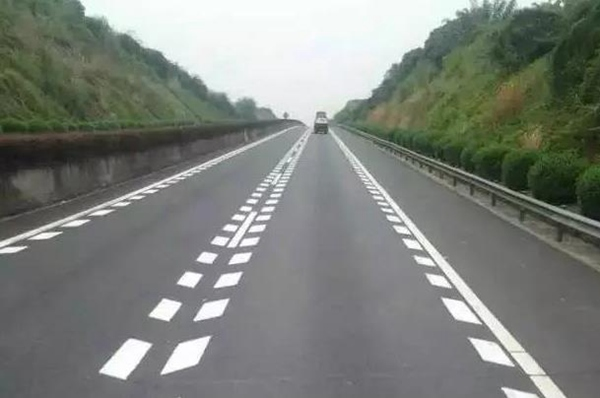
//> input picture ygx.jpg, 600 x 398 px
$ ./源   (built with g++ and OpenCV 4)
//> lines starting //> are read from the running program, lines starting //| are printed output that depends on the picture; after the words box and inside, x2 and y2 are one past the last pixel; in counts of white or black regions, pixels touching at a corner belong together
#include <iostream>
#include "opencv2/opencv.hpp"
#include "opencv2/highgui.hpp"
#include "math.h"
#include<opencv2/imgproc/types_c.h>
#include "opencv2/imgcodecs/legacy/constants_c.h"
using namespace std;
using namespace cv;

#define PictureMode 1
#define VideoMode 2

double getLineLength(Point p1, Point p2) {
    return sqrt(pow(p1.x - p2.x, 2) + pow(p1.y - p2.y, 2));
}
// [140 lines left out: functions getLineGradient, handlingOutlierLines, connected_components_stat, detectWhiteDottedLine, not called in this run]
void detectWhiteDottedLine2(string imgPath) {
    Mat image = imread(imgPath, IMREAD_GRAYSCALE);
//    Rect rect1(0, 0.5*src.rows, src.cols, 0.5 * src.rows);
//    Mat image = src(rect1);
    imshow("image", image);
    waitKey(0);
    Mat binaryImage;
    threshold(image, binaryImage, 220, 250, THRESH_BINARY);
    imshow("binaryImage", binaryImage);

    Mat morphImage;
    Mat kernel = getStructuringElement(MORPH_RECT, Size(3, 3), Point(-1, -1));
    morphologyEx(binaryImage, morphImage, MORPH_DILATE, kernel);
    imshow("morphImage", morphImage);
    waitKey(0);
    //
    //    Mat gaussImage;
    //    GaussianBlur(binaryImage,gaussImage,Size(3,3),0,0);
    //    imshow("gaussImage",gaussImage);

    Mat cannyImage;
    Canny(morphImage, cannyImage, 235, 250);
    imshow("cannyImage", cannyImage);

    //计算连通域
    Mat labels = Mat::zeros(image.size(), CV_32S);
    Mat stats, centroids;
    int num_labels = connectedComponentsWithStats(cannyImage, labels, stats, centroids, 8, 4);
    //使用不同的颜色标记连通域
    vector<unsigned char> colors(num_labels);
    // 背景颜色
    colors[0] = 0;
    //将白色空洞染成黑色
    for (int i = 1; i < num_labels; i++) {
        Vec2d pt = centroids.at<Vec2d>(i, 0);
        //int x = stats.at<int>(i, CC_STAT_LEFT);
        int y = stats.at<int>(i, CC_STAT_TOP);
        //int width = stats.at<int>(i, CC_STAT_WIDTH);
        //int height = stats.at<int>(i, CC_STAT_HEIGHT);
        int area = stats.at<int>(i, CC_STAT_AREA);
        if (area <= 35) {
            colors[i] = 0;
        }
        else {
            colors[i] = 255;
        }
    }

    Mat result = Mat::zeros(image.size(), CV_8U);
    int w = image.cols;
    int h = image.rows;
    for (int row = 0; row < h; row++) {
        for (int col = 0; col < w; col++) {
            int label = labels.at<int>(row, col);
            if (label == 0) continue;
            result.at<unsigned char>(row, col) = colors[label];
        }
    }

    imshow("result", result);
    //    Mat gaussImage;
    //    GaussianBlur(result,gaussImage,Size(3,3),0,0);
    //    imshow("gaussImage",gaussImage);

    Mat OutputImage = imread(imgPath);
    vector<Vec4i> Lines;
    HoughLinesP(result, Lines, 1, CV_PI / 360, 50, 20, 30);
    cout << "检测到的直线的数量是：" << Lines.size() << endl;
    //handlingOutlierLines(Lines,Lines.size()-1);
    double max;
    Vec4i max1, max2;
    max = getLineLength(Point(Lines[0][0], Lines[0][1]), Point(Lines[0][2], Lines[0][3]));
    max1 = { Lines[0][0],Lines[0][1],Lines[0][2],Lines[0][3] };
    for (size_t i = 0; i < Lines.size(); i++)
    {
        double lineLength = getLineLength(Point(Lines[i][0], Lines[i][1]), Point(Lines[i][2], Lines[i][3]));
        if (lineLength > max) {
            max = lineLength;
            max2 = max1;
            max1 = { Lines[i][0],Lines[i][1],Lines[i][2], Lines[i][3] };
        }
        if (lineLength > 10 && lineLength < 80) {
            line(OutputImage, Point(Lines[i][0], Lines[i][1]), Point(Lines[i][2], Lines[i][3]), Scalar(0, 0, 255), 2, 8);
        }
    }
    cout << max1 << " " << max2 << " " << max << endl;
    imshow("OutputImage", OutputImage);
    waitKey(0);
    destroyAllWindows();
}

// [138 lines left out: functions getAngle, detectFishboneLine, GetROI, DetectRoadLine, not called in this run]

int main() {

    int model = 1;

    if (model == PictureMode)
    {
        string imgPath = ".\\diamondShapedRoadMarkings.png";
        //string imgPath1 = ".\\straightRoadMarkings.jpg";
        string imgPath1 = ".\\ygx.jpg";
        string imgPathc = ".\\a1.jpg";
        int choice;
        cout << "Detect white dotted line input 1, detect fishbone line input 2:" << endl;
        cin >> choice;
//> the answer given: 1
        if (choice == 1)
        {
            detectWhiteDottedLine2(imgPath1);
//> in detectWhiteDottedLine2, `Mat image = imread(imgPath, IMREAD_GRAYSCALE);`:
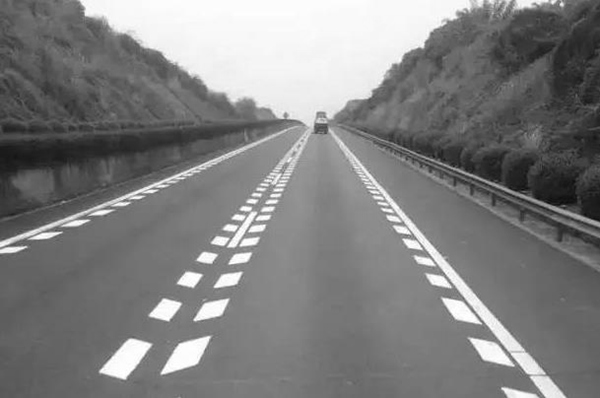
//> image: 398 rows x 600 cols, CV_8UC1; min 11, max 255, mean 127.6
//> in detectWhiteDottedLine2, `threshold(image, binaryImage, 220, 250, THRESH_BINARY);`:
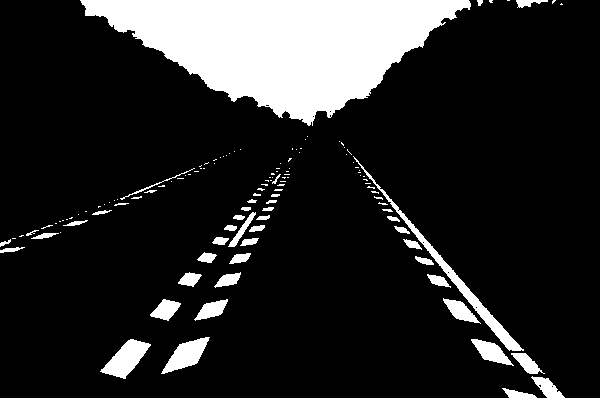
//> binaryImage: 398 rows x 600 cols, CV_8UC1; values 0 (black) and 250 (white), 15.2% white; 127 white regions (82 under 20 px), largest, box (x1, y1, x2, y2) and area: (80, 0, 471, 126) 27178, (353, 156, 524, 351) 1631, (100, 339, 151, 379) 1000
//> in detectWhiteDottedLine2, `morphologyEx(binaryImage, morphImage, MORPH_DILATE, kernel);`:
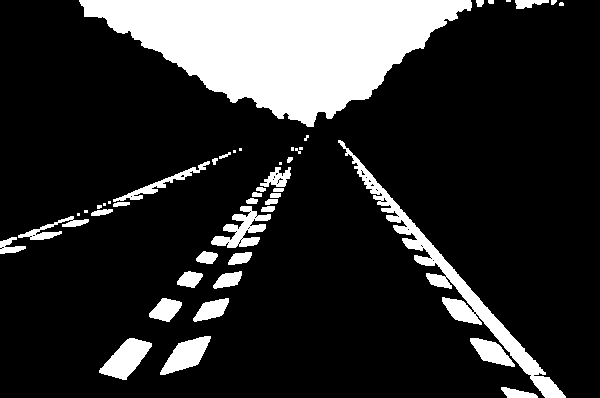
//> morphImage: 398 rows x 600 cols, CV_8UC1; values 0 (black) and 250 (white), 17.6% white; 47 white regions (14 under 20 px), largest, box (x1, y1, x2, y2) and area: (79, 0, 472, 127) 27956, (338, 140, 566, 398) 5032, (99, 338, 152, 380) 1186
//> in detectWhiteDottedLine2, `Canny(morphImage, cannyImage, 235, 250);`:
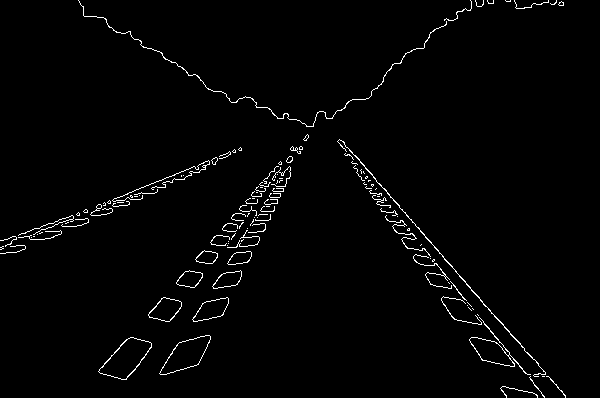
//> cannyImage: 398 rows x 600 cols, CV_8UC1; 1.8% white in thin lines or dots
//> in detectWhiteDottedLine2, `int num_labels = connectedComponentsWithStats(cannyImage, labels, stat..`:
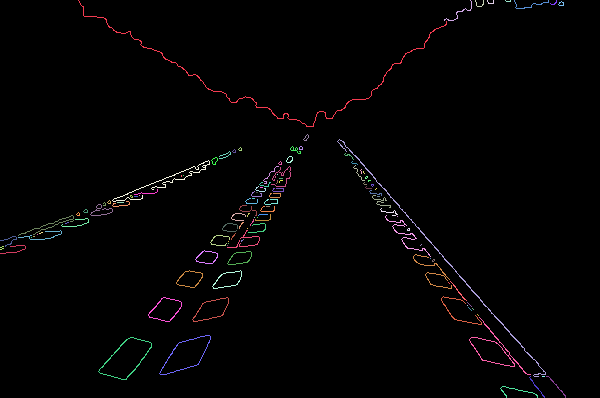
//> labels: 398 rows x 600 cols, CV_32SC1; 124 distinct labels, from 0 to 123; one colour per label, 0 black
//> in detectWhiteDottedLine2, `int num_labels = connectedComponentsWithStats(cannyImage, labels, stat..`: stats = 124 rows, first 6: [0, 0, 600, 398, 234554], [78, 0, 369, 127, 520], [444, 0, 28, 21, 49], [475, 0, 9, 7, 18], [487, 0, 7, 4, 12], [505, 0, 6, 2, 7]; centroids = 124 pairs, first value 1.5 to 560.9, second value 0.714 to 390.8; num_labels = 124
//> the loop in detectWhiteDottedLine2, `for (int i = 1; i < num_labels; i++)` made 123 passes
//> (pt, y, area) on passes 1, 2, 6, 10, 12, 15, 19, 22, 23, 24, 41, 42: ([266.1, 73.52], 0, 520), ([459.5, 12.51], 0, 49), ([529.8, 4.74], 0, 47), ([443.6, 257.9], 139, 404), ([295.1, 149.7], 146, 26), ([224.7, 155], 151, 25), ([165.2, 181.1], 160, 230), ([358, 173], 165, 21), ([269.3, 174.8], 166, 29), ([281.7, 176.5], 166, 74), ([146.4, 192.7], 189, 26), ([278.1, 189.6], 188, 25)
//> after the loop in detectWhiteDottedLine2, `for (int i = 1; i < num_labels; i++)`: colors = 124 values, max 255 at index 1, min 0 at index 0, mean 59.64
//> after the loop in detectWhiteDottedLine2, `for (int row = 0; row < h; row++)`:
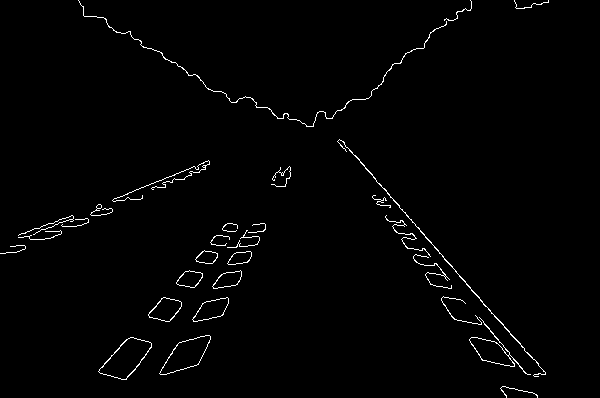
//> result: 398 rows x 600 cols, CV_8UC1; 1.4% white in thin lines or dots
//> in detectWhiteDottedLine2, OutputImage is the input picture: 398 rows x 600 cols, CV_8UC3; mean B, G, R 123.7, 129.6, 125.3
//> in detectWhiteDottedLine2, `HoughLinesP(result, Lines, 1, CV_PI / 360, 50, 20, 30);`: Lines = 20 lines (x1, y1, x2, y2), first 8: [317, 112, 545, 374], [25, 233, 209, 161], [480, 318, 525, 373], [99, 369, 225, 224], [131, 373, 217, 257], [160, 372, 247, 230], [102, 367, 228, 223], [372, 197, 506, 396]
//| 检测到的直线的数量是：20
//> in detectWhiteDottedLine2, `max = getLineLength(Point(Lines[0][0], Lines[0][1]), Point(Lines[0][2]..`: max = 347.3
//> in detectWhiteDottedLine2, `max1 = { Lines[0][0],Lines[0][1],Lines[0][2],Lines[0][3] };`: max1 = [317, 112, 545, 374]
//> the loop in detectWhiteDottedLine2, `for (size_t i = 0; i < Lines.size(); i++)` made 20 passes
//> lineLength on passes 1 to 12: 347.3, 197.6, 71.06, 192.1, 144.4, 166.5, 191.3, 239.9, 210.1, 63.41, 215.6, 129.7
//> after the loop in detectWhiteDottedLine2, `for (size_t i = 0; i < Lines.size(); i++)`:
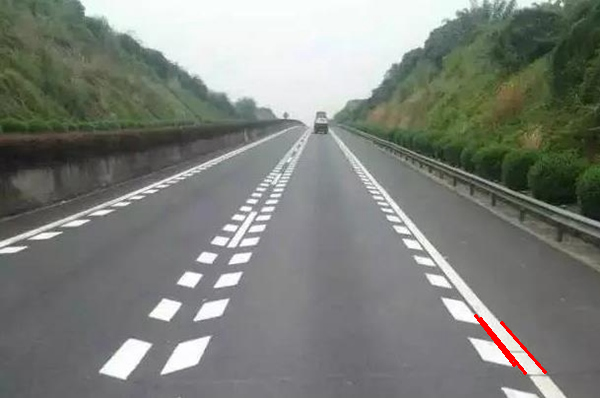
//> OutputImage: 398 rows x 600 cols, CV_8UC3; 0.27% of pixels changed, all inside (x1, y1, x2, y2) = (474, 314, 547, 375)
//> after the loop in detectWhiteDottedLine2, `for (size_t i = 0; i < Lines.size(); i++)`: max = 347.3; max2 = [0, 0, 0, 0]
//| [317, 112, 545, 374] [0, 0, 0, 0] 347.315
        }
        else if (choice == 2)
        {
            detectFishboneLine(imgPath1);
        }
    }
    if (model == VideoMode)
    {
        VideoCapture capture;
        capture.open(".\\video.mp4");

        if (!capture.isOpened())
        {
            cout << "Can not open video file!" << endl;
            system("pause");
            return -1;
        }

        Mat frame, image;
        while (capture.read(frame))
        {
            char key = waitKey(10);
            if (key == 27)
            {
                break;
            }
            GetROI(frame, image);

            DetectRoadLine(frame, image);
            resize(frame,frame, Size(), 0.5, 0.5);
            imshow("frame", frame);
        }

        capture.release();
        destroyAllWindows();
        system("pause");
    }


    return 0;
}
